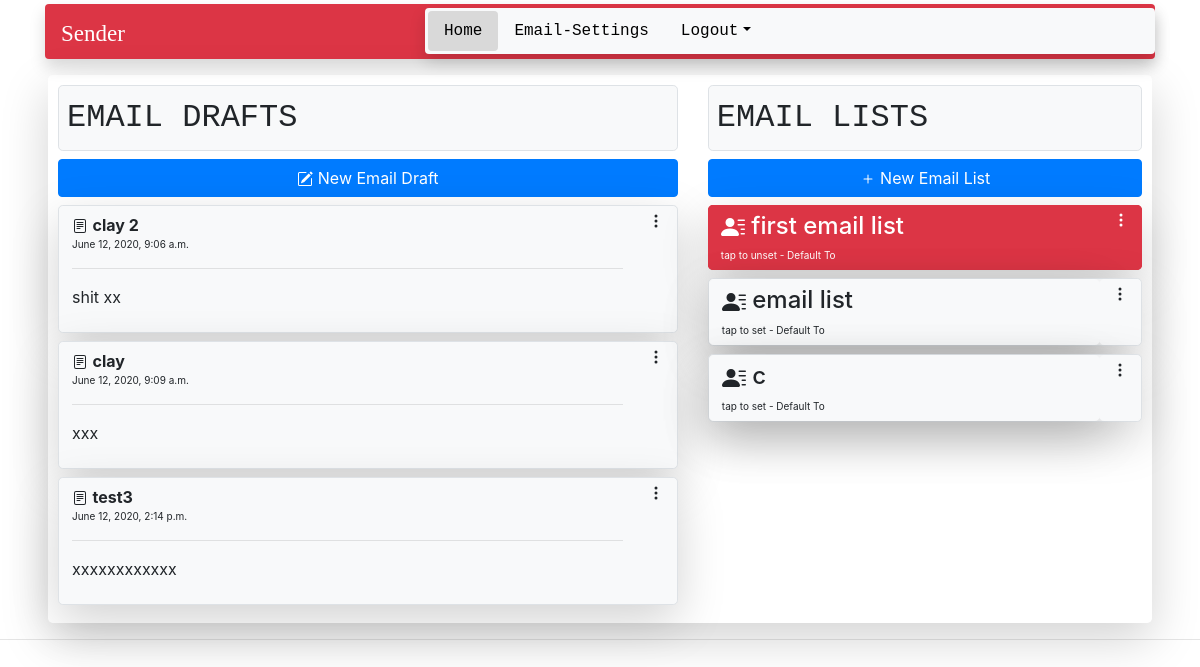
Screenshot of / (signed in) with the database file from the repository.
### sendapp/models.py (models this page shows)
class EmailDraft(models.Model):
	user = models.ForeignKey(to=UserProfile, on_delete = models.CASCADE, null=True, blank=True)
	emailDraftSubject = models.CharField(max_length = 40, blank = False, null = True)
	emailDraftMessage = models.TextField(max_length = 300, blank = False, null = True)
	timeDraftCreated = models.DateTimeField(auto_now_add = True)
	def __str__(self):
		return self.emailDraftSubject

class EmailList(models.Model):
	user = models.ForeignKey(to=UserProfile, on_delete = models.CASCADE, null=True, blank=True)
	emailListName = models.CharField(max_length = 20, blank = False, null = True)
	emailList = models.CharField(max_length = 2500, blank = False, null = True)
	selectedEmailList = models.BooleanField(default = False)
	def __str__(self):
		return self.emailListName

### sendapp/decorators.py (the view)
		def wrapper_fun(request, *args, **kwargs):
			group = None
			if request.user.groups.exists():
				group = request.user.groups.all()[0].name
			if group in allowed_roles:
				return view_func(request, *args, **kwargs)
			else:
				return HttpResponse("you ain't authoizez where you wanna reach")

### sendapp/views.py (called while the page is built)
@login_required(login_url='login')
@allowed_users(allowed_roles = ['user', 'admin'])
def homeView(request):
	u = UserProfile.objects.get(user = request.user)
	drafts = EmailDraft.objects.filter(user = u)
	email_list = EmailList.objects.filter(user = u)
	context = {
		'home' : 'active',
		'drafts' : drafts,
		'email_list' : email_list,
	}
	return render(request, 'dashboard.html', context)

### templates/dashboard.html (shortened to what this page needs)
{% extends 'main.html' %}
{% load static %}
{% load crispy_forms_tags %}
{% block content %}
<div class="container rounded-lg shadow-lg" style="width: 92%;padding: 10px">
<div class="row">
	<div class="col">
		<div class="border bg-light rounded-lg p-2 mb-2">
			<font size=6rem class="text-monospace">EMAIL DRAFTS</font>
		</div>
		<a href="{%url 'create-email-draft' %}" class="btn btn-primary mb-2" style="width: 100%">
			New Email Draft
		</a>
		{% for draft in drafts %}
			<div class="btn-group bg-light rounded-lg border shadow-lg mb-2" align="center" style="width: 100%">
			<a class="btn btn-light rounded-lg text-left" href="{% url 'send-email' draft.id %}" style="width: 95%">
					<strong>
					{{draft}}
					</strong> <br>
					<font size=1.8rem>{{draft.timeDraftCreated}}</font>
					<hr>
					<p style="overflow-wrap: break-word;word-wrap: break-word;">{{draft.emailDraftMessage}} </p>
			</a>
			<a class="btn btn-light rounded-lg" href="{% url 'edit-email-draft' draft.id %}">
					<svg class="bi bi-three-dots-vertical" width="1em" height="1em" viewBox="0 0 16 16" fill="currentColor" xmlns="http://www.w3.org/2000/svg">
					<path fill-rule="evenodd" d="M9.5 13a1.5 1.5 0 1 1-3 0 1.5 1.5 0 0 1 3 0zm0-5a1.5 1.5 0 1 1-3 0 1.5 1.5 0 0 1 3 0zm0-5a1.5 1.5 0 1 1-3 0 1.5 1.5 0 0 1 3 0z"/>
					</svg>
			</a>
			</div><br>
		{% endfor %}
	</div>
	<div class="col-sm-5">
		<div class="border rounded-lg bg-light p-2 mb-2">
			<font size=6rem class="text-monospace">EMAIL LISTS</font>
		</div>
		<a href="{%url 'first-step' %}" class="btn btn-primary item-right mb-2"  style="width: 100%">
			New Email List
		</a>
		{% for email in email_list %}
			{% if email.selectedEmailList == False %}
				<div class="btn-group bg-light rounded-lg shadow-lg border mb-2" align=center style="width: 100%">
					<a class="btn btn-light rounded-lg shadow-lg text-left" href="{% url 'select-email-list' email.id %}" style="width: 95%">
						<h4>
						{{email}}
						</h4>
						<font size=1.8rem>tap to set - Default To</font>
					</a>
					<a href="{% url 'edit-email-list' email.id %}" class="btn btn-light rounded-lg ">
						<svg class="bi bi-three-dots-vertical" width="1em" height="1em" viewBox="0 0 16 16" fill="currentColor" xmlns="http://www.w3.org/2000/svg">
  						<path fill-rule="evenodd" d="M9.5 13a1.5 1.5 0 1 1-3 0 1.5 1.5 0 0 1 3 0zm0-5a1.5 1.5 0 1 1-3 0 1.5 1.5 0 0 1 3 0zm0-5a1.5 1.5 0 1 1-3 0 1.5 1.5 0 0 1 3 0z"/>
						</svg>
					</a>
				</div><br>
			{% endif %}
			{% if email.selectedEmailList == True %}
				<div class="btn-group bg-danger rounded-lg shadow-lg mb-2" align=center style="width: 100%">
					<a class="btn btn-danger rounded-lg text-left" href="{% url 'unselect-email-list' %}" style="width: 95%">
						<h4>
						{{email}}
						</h4>
						<font size=1.8rem>tap to unset - Default To</font>
					</a>
					<a href="{% url 'edit-email-list' email.id %}" class="btn btn-danger rounded-lg">
						<svg class="bi bi-three-dots-vertical" width="1em" height="1em" viewBox="0 0 16 16" fill="currentColor" xmlns="http://www.w3.org/2000/svg">
 						<path fill-rule="evenodd" d="M9.5 13a1.5 1.5 0 1 1-3 0 1.5 1.5 0 0 1 3 0zm0-5a1.5 1.5 0 1 1-3 0 1.5 1.5 0 0 1 3 0zm0-5a1.5 1.5 0 1 1-3 0 1.5 1.5 0 0 1 3 0z"/>
						</svg>
					</a>
				</div><br>
			{% endif %}
		{% endfor %}
	</div>
</div>
</div>
{% endblock %}

### rows the page displays
EmailDraft: emailDraftSubject "clay 2", timeDraftCreated "June 12, 2020, 9:06 a.m.", emailDraftMessage "shit xx"
EmailDraft: emailDraftSubject "clay", timeDraftCreated "June 12, 2020, 9:09 a.m.", emailDraftMessage "xxx"
EmailDraft: emailDraftSubject "test3", timeDraftCreated "June 12, 2020, 2:14 p.m.", emailDraftMessage "xxxxxxxxxxxx"
EmailList: emailListName "first email list"
EmailList: emailListName "email list"
EmailList: emailListName "c"
